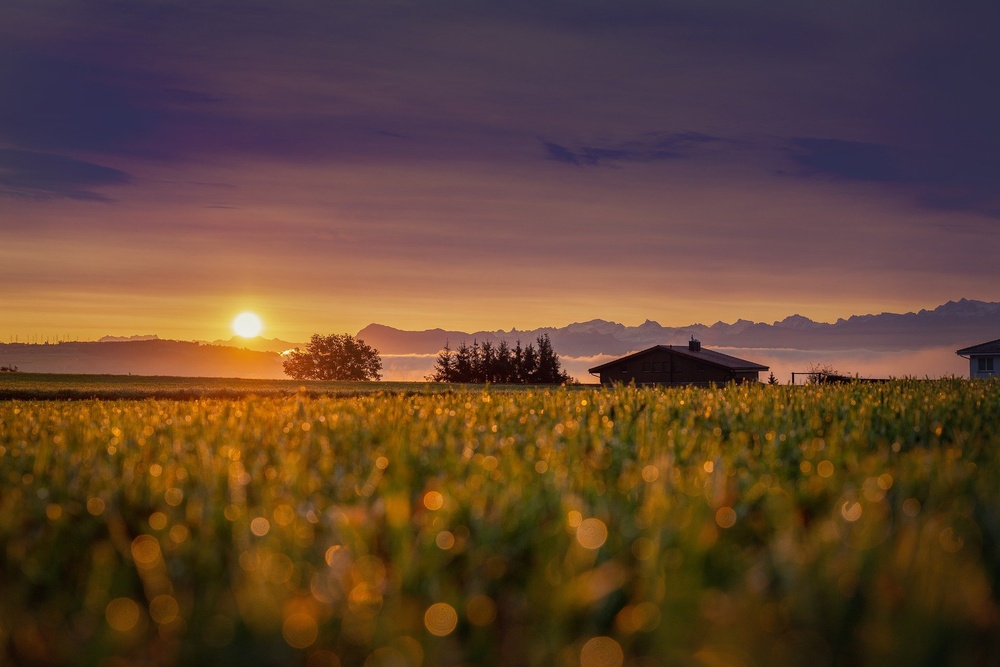
#> input picture MediaPlayerLab2/src/main/resources/image/screen.jpg, 1000 x 667 px, shrunk from 1920 x 1280 before the run
$ python main.py
#> lines starting #> are read from the running program, lines starting #| are printed output that depends on the picture
### ImageCompression/dct_algorithm.py
import numpy as np

size: int
Q50_values: np.ndarray
T: np.ndarray


# Для рівня якості та стиснення ми використовуємо матрицю квантування Q50.
# Для рівня якості вище 50 (менший стиск, більше висока якість зображення)
# стандартна матриця квантування множиться на (100 мінус рівень Якості) / 50.
# Для рівня якості менше 50 (більше стиснення, нижча якість зображення)
# стандартна матриця квантування множиться на 50/рівень якості.
# [138 lines left out: functions generate_quantization_matrix, zigzag_encode, zigzag_decode, rle_func, decode_rle, compress_image and 1 more, not called in this run]


def initialize():
    global size, Q50_values, T

    size = 8
    Q50_values = np.array([[16, 11, 10, 16, 24, 40, 51, 61],
                           [12, 12, 14, 19, 26, 58, 60, 55],
                           [14, 13, 16, 24, 40, 57, 69, 56],
                           [14, 17, 22, 29, 51, 87, 80, 62],
                           [18, 22, 37, 56, 68, 109, 103, 77],
                           [24, 35, 55, 64, 81, 104, 113, 92],
                           [49, 64, 78, 87, 103, 121, 120, 101],
                           [72, 92, 95, 98, 112, 100, 103, 99]])

    a = 1 / np.sqrt(size)
    b = np.sqrt(2 / size)
    T = np.array(
        [[a if i == 0 else b * np.cos((2 * j + 1) * i * np.pi / (2 * size)) for j in range(size)]
         for i in range(size)])


initialize()

### ImageCompression/main.py
import math

import cv2
import numpy as np

import dct_algorithm
import haar_algorithm

def calculate_psnr(original_image, reconstructed_image):
    mse = np.mean((original_image - reconstructed_image) ** 2)
    if mse == 0:
        return 100
    max_pixel = 255.0
    psnr_value = 20 * math.log10(max_pixel / math.sqrt(mse))
    return psnr_value

def main():
    input_path = input("Введіть шлях до зображення: ")
#> the answer given: ../MediaPlayerLab2/src/main/resources/image/screen.jpg
    input_image = cv2.imread(input_path, 0)
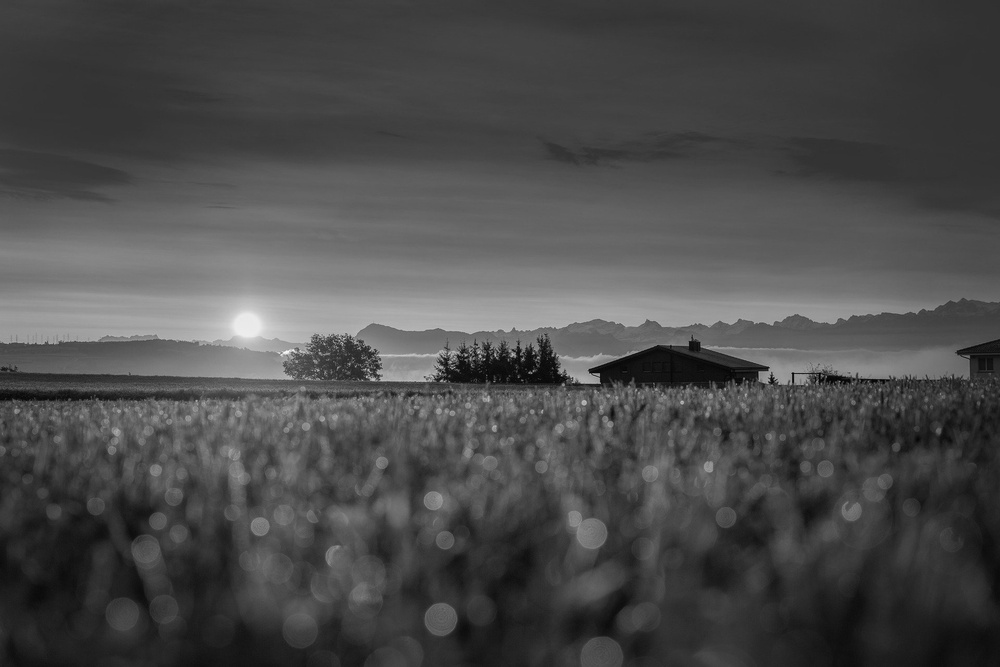
#> input_image: shape (667, 1000); min 1, max 251, mean 75.1

    cv2.imshow("Original Image", input_image)

#> (the run stopped early here; a loop or call above may not have finished)
